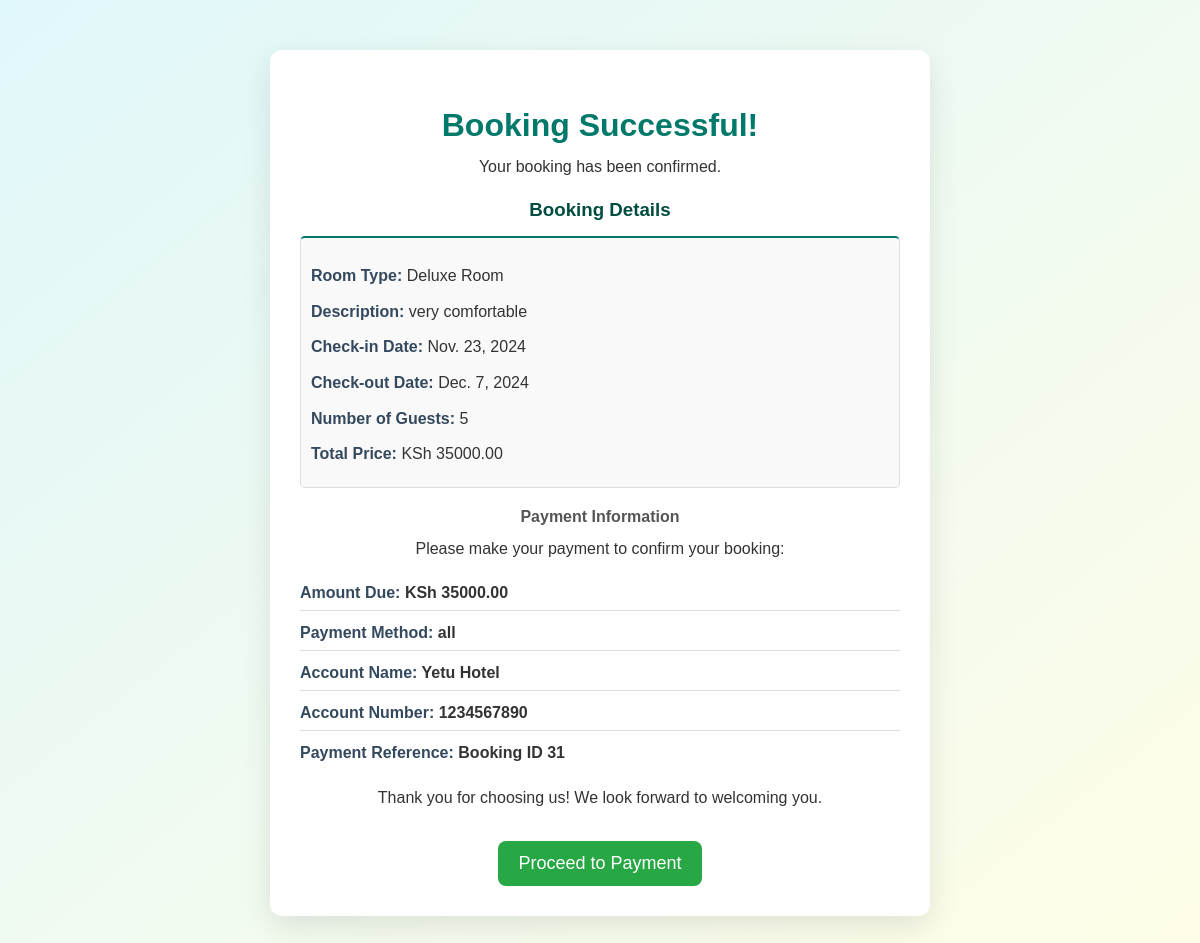
Page /booking-success/ (signed in) on the committed database.
### core/models.py (models this page shows, shortened)
class Booking(models.Model):
    room = models.ForeignKey(Room, on_delete=models.CASCADE)
    user = models.ForeignKey(User, on_delete=models.CASCADE)
    check_in_date = models.DateField()
    check_out_date = models.DateField()
    number_of_guests = models.PositiveIntegerField()
    total_price = models.DecimalField(max_digits=10, decimal_places=2, default=0.00)
    created_at = models.DateTimeField(default=timezone.now)

class Room(models.Model):
    ROOM_TYPES = [
        ('deluxe', 'Deluxe Room'),
        ('executive', 'Executive Suite'),
        ('standard', 'Standard Room'),
    ]
    room_type = models.CharField(max_length=50, choices=ROOM_TYPES)
    description = models.TextField()
    price_per_night = models.DecimalField(max_digits=10, decimal_places=2)
    image = models.ImageField(upload_to='room_images/')
    capacity = models.PositiveIntegerField(help_text="Maximum number of guests")
    available = models.BooleanField(default=True)
    is_booked = models.BooleanField(default=False)
    amenities = models.ManyToManyField(Amenity, blank=True)

### core/views.py (the view)
# urls.py: path('booking-success/', booking_success, name='booking_success'),  # URL for booking success
def booking_success(request):
    latest_booking = Booking.objects.filter(user=request.user).order_by('-created_at').first()
    return render(request, 'booking_success.html', {'booking': latest_booking})

### core/templates/booking_success.html (shortened to what this page needs)
{% load static %}
<!DOCTYPE html>
<html lang="en">
<head>
    <link rel="stylesheet" href="{% static 'css/Success.css' %}">
</head>
<body>
    <div class="container">
        <h2>Booking Successful!</h2>
        <p>Your booking has been confirmed.</p>
        <h3>Booking Details</h3>
        <div class="booking-details">
            <p><strong>Room Type:</strong> {{ booking.room.get_room_type_display }}</p>
            <p><strong>Description:</strong> {{ booking.room.description }}</p>
            <p><strong>Check-in Date:</strong> {{ booking.check_in_date }}</p>
            <p><strong>Check-out Date:</strong> {{ booking.check_out_date }}</p>
            <p><strong>Number of Guests:</strong> {{ booking.number_of_guests }}</p>
            <p><strong>Total Price:</strong> KSh {{ booking.total_price }}</p>
        </div>
        <h4>Payment Information</h4>
        <p>Please make your payment to confirm your booking:</p>
        <ul class="payment-info">
            <li><strong>Amount Due:</strong> KSh {{ booking.total_price }}</li>
            <li><strong>Payment Method:</strong> all</li>
            <li><strong>Account Name:</strong> Yetu Hotel</li>
            <li><strong>Account Number:</strong> 1234567890</li>
            <li><strong>Payment Reference:</strong> Booking ID {{ booking.id }}</li>
        </ul>
        <p>Thank you for choosing us! We look forward to welcoming you.</p>
        <a href="{% url 'process_payment' booking.id %}" class="payment-button">Proceed to Payment</a>
    </div>
</body>
</html>

### core/static/css/success.css (style rules this page uses)
body { font-family: 'Arial', sans-serif; background-color: #f4f4f4; color: #333; margin: 0; padding: 0; }
.container { max-width: 600px; margin: 40px auto; padding: 20px; background-color: #ffffff; border-radius: 8px; box-shadow: 0 4px 15px rgba(0, 0, 0, 0.1); }
h2 { color: #27ae60; margin-bottom: 10px; }
h3 { color: #2980b9; margin-top: 20px; margin-bottom: 10px; }
h4 { margin-top: 20px; }
p { line-height: 1.6; }
.booking-details { margin: 20px 0; padding: 10px; border: 1px solid #ddd; border-radius: 5px; background-color: #f9f9f9; }
.payment-info { list-style: none; padding: 0; }
.payment-info li { padding: 8px 0; border-bottom: 1px solid #ddd; }
.payment-info li:last-child { border-bottom: none; }
strong { color: #34495e; }
.payment-button { display: inline-block; margin-top: 20px; padding: 10px 20px; background-color: #27ae60; color: white; text-decoration: none; border-radius: 5px; transition: background-color 0.3s ease; }

### core/templates/booking_success.html (style rules this page uses)
body { font-family: 'Arial', sans-serif; margin: 0; padding: 0; background: linear-gradient(to bottom right, #e0f7fa, #fffde7); color: #333; }
.container { max-width: 600px; margin: 50px auto; padding: 30px; background-color: #ffffff; border-radius: 12px; box-shadow: 0 10px 30px rgba(0, 0, 0, 0.1); text-align: center; transition: transform 0.3s ease; }
h2 { color: #00796b; font-size: 32px; margin-bottom: 10px; }
h3 { color: #004d40; margin-top: 20px; margin-bottom: 15px; }
h4 { color: #555; margin-top: 15px; margin-bottom: 10px; }
p { margin: 10px 0; line-height: 1.6; }
.booking-details { border-top: 2px solid #00796b; padding-top: 15px; margin-top: 15px; text-align: left; }
.payment-info { list-style-type: none; padding: 0; margin: 15px 0; text-align: left; }
.payment-info li { margin: 5px 0; font-weight: bold; }
.payment-button { display: inline-block; padding: 12px 20px; background-color: #28a745; color: white; border-radius: 8px; text-decoration: none; font-size: 18px; transition: background-color 0.3s; }

### rows in the picture
Booking: room.room_type "Deluxe Room", room.description "very comfortable", check_in_date "Nov. 23, 2024", check_out_date "Dec. 7, 2024", number_of_guests "5", total_price "35000.00", id "31"
